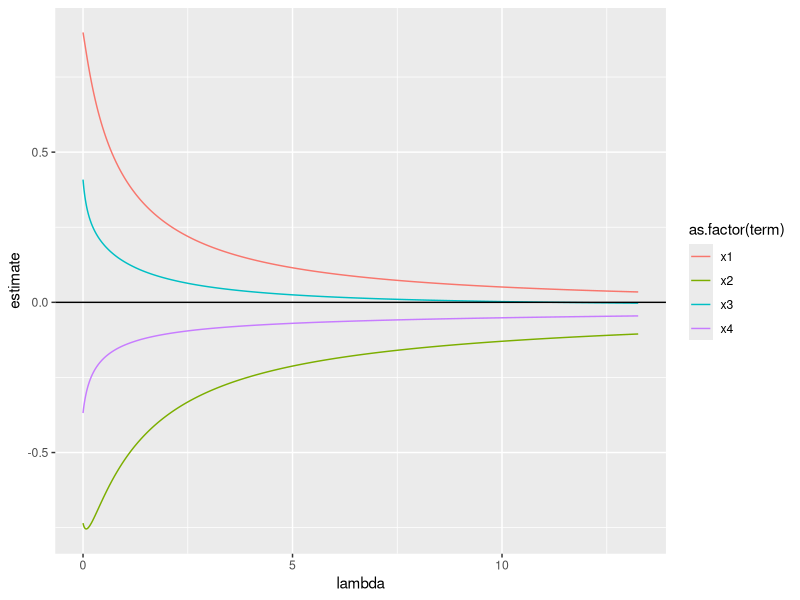
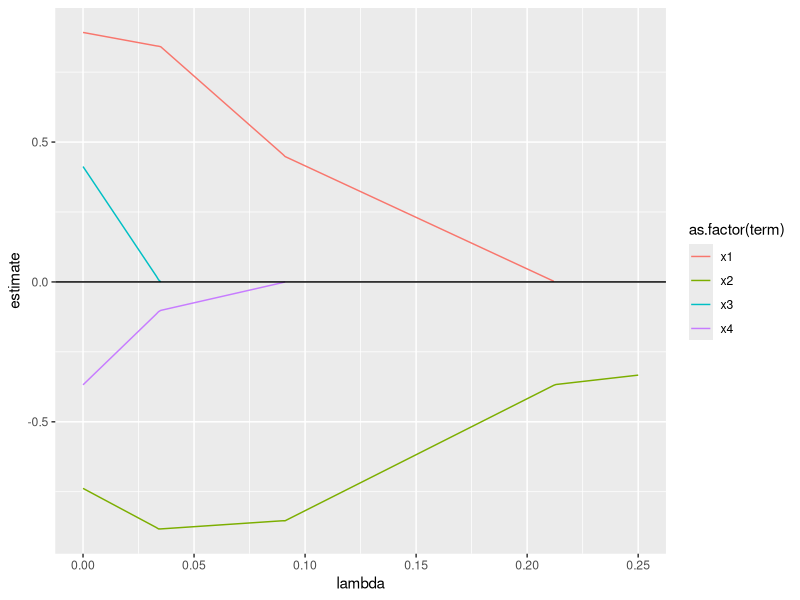
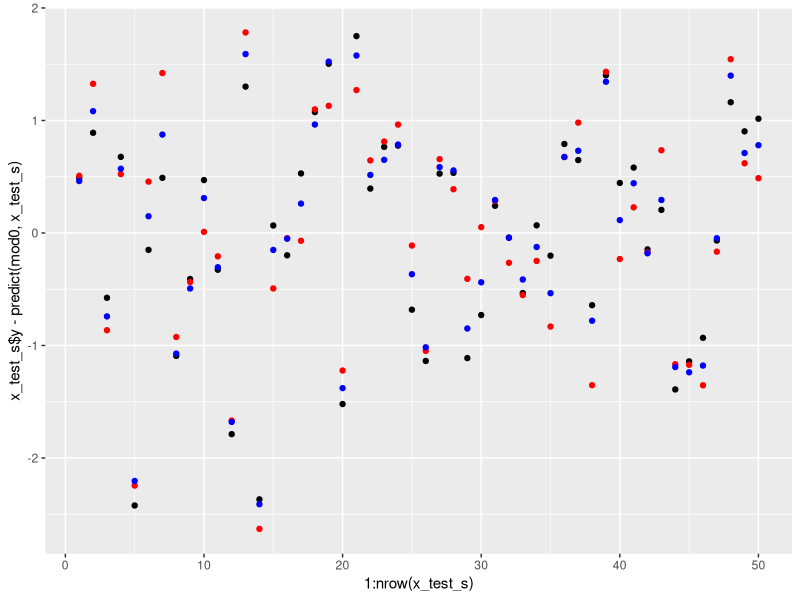

The R source for these figures, in order:
library(glmnet)
library(broom)
library(ggplot2)

toy_data <- function(N, seed)
{
  set.seed(seed)
  x <- data.frame(x1 = rep(0, N))
  x$x1 <- runif(n = N)
  x$x2 <- runif(n = N)
  x$x3 <- x$x1 + runif(n = N)
  x$x4 <- x$x2 + x$x3 + runif(n = N)
  epsilon <- rnorm(n = N)
  y <- x$x1 - x$x2 + epsilon
  x$y <- y
  return(x)
}


# Simulate data
x_s <- toy_data(50, 123)

############  Linear regression  ###############
mod0 <- lm(y ~ . - 1, data = x_s)

# All predictors appear insignificant here
summary(mod0)

# QQ plot isn't great:
#plot(mod0)

############  Ridge regression  ###############

x <- model.matrix(x_s$y ~ ., x_s)[,-1]

ridge.mod <-
  glmnet(
    x,
    x_s$y,
    alpha = 0,
    lambda = seq(0, 13.25, 0.01),
    standardize = T,
    intercept = F
  )

# The largest coefficients are x1 and x2, but this doesn't help completely with the
# problem of variable selection - x3's coefficient isn't close enough to zero to ignore
tidied_cv <- tidy(ridge.mod)
ggplot() + geom_line(data = tidied_cv, aes(x = lambda, y = estimate, color = as.factor(term))) + geom_hline(yintercept = 0)


############  Lasso regression  ###############
lasso.mod <-
  glmnet(
    x,
    x_s$y,
    alpha = 1,
    lambda = seq(0, 0.25, 0.001),
    standardize = T,
    intercept = F
  )

# very helpful with variable selection here - correctly identifies
# that x3 and x4 are not as useful features
tidied_cv <- tidy(lasso.mod)
ggplot() + geom_line(data = tidied_cv, aes(x = lambda, y = estimate, color = as.factor(term))) + geom_hline(yintercept = 0)


############  Prediction  ###############

# Linear model is better on our training data
print(paste("MSE on linear model is:", mean(mod0$residuals ^ 2)))

# Now get optimal lambda using cross-validation
ridge.mod.cv <-
  cv.glmnet(x,
            x_s$y,
            alpha = 0,
            standardize = F)

lasso.mod.cv <-
  cv.glmnet(x,
            x_s$y,
            alpha = 1,
            standardize = F)

print(
  paste(
    "Lambda value for ridge regression that gives the best cross-validation error is:",
    ridge.mod.cv$lambda.min,
    "and gives MSE",
    min(ridge.mod.cv$cvm)
  )
)

print(
  paste(
    "Lambda value for lasso regression that gives the best cross-validation error is:",
    lasso.mod.cv$lambda.min,
    "and gives MSE",
    min(lasso.mod.cv$cvm)
  )
)

# Final models using optimised lambda
ridge.final <-
  glmnet(
    x,
    x_s$y,
    alpha = 0,
    lambda = min(ridge.mod.cv$lambda.min),
    standardize = T
  )

lasso.final <-
  glmnet(
    x,
    x_s$y,
    alpha = 1,
    lambda = min(lasso.mod.cv$lambda.min),
    standardize = T
  )

x_test_s <- toy_data(50, 234)
x_test_matrix <- model.matrix(x_test_s$y ~ ., x_test_s)[,-1]

mod0_mse <- mean((x_test_s$y - predict(mod0, x_test_s)) ^ 2)
ridge_mse <-
  mean((x_test_s$y - predict(ridge.final, x_test_matrix)) ^ 2)
lasso_mse <-
  mean((x_test_s$y - predict(lasso.final, x_test_matrix)) ^ 2)


print(paste("Linear model on new data gives MSE:", mod0_mse))
print(paste("Ridge model on new data gives MSE:", ridge_mse))
print(paste("Lasso model on new data gives MSE:", lasso_mse))

# Ridge has the coeffs close(ish) to 1 for x1 and -1 for x2, but doesn't set x3 and x4 close enough to zero
# Lasso knocks out the correlated and independent params, leaving just x1 and x2, relatively close to the
# expected coefficient values (more so with more training data).
print(ridge.final$beta)
print(lasso.final$beta)

ggplot() + geom_point(aes(x = 1:nrow(x_test_s), y = x_test_s$y - predict(mod0, x_test_s))) + 
  geom_point(aes(x = 1:nrow(x_test_s), y = x_test_s$y - predict(ridge.final, x_test_matrix)), color = "red") + 
  geom_point(aes(x = 1:nrow(x_test_s), y = x_test_s$y - predict(lasso.final, x_test_matrix)), color = "blue")

# Overall, in this example, it looks like the gains are mainly on paramter selection and inference, rather than pure prediction.
# The MSE of the linear model isn't worse in all cases (changing the train sample size can have an effect) - large sample size
# recovers the expected coefficients, but the linear model as lower MSE.
